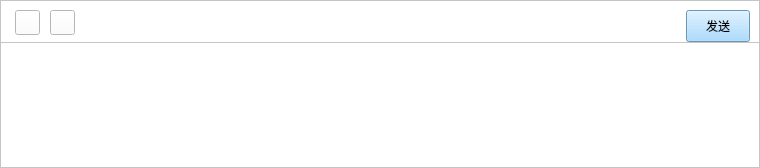
      <widget class="QFrame" name="kp_inputFrame">
       <property name="geometry">
        <rect>
         <x>0</x>
         <y>450</y>
         <width>760</width>
         <height>168</height>
        </rect>
       </property>
       <property name="styleSheet">
        <string notr="true">background-color:rgb(224, 242, 255);

</string>
       </property>
       <property name="frameShape">
        <enum>QFrame::StyledPanel</enum>
       </property>
       <property name="frameShadow">
        <enum>QFrame::Raised</enum>
       </property>
       <widget class="QToolButton" name="kp_if_microphone">
        <property name="geometry">
         <rect>
          <x>330</x>
          <y>34</y>
          <width>100</width>
          <height>100</height>
         </rect>
        </property>
        <property name="cursor">
         <cursorShape>PointingHandCursor</cursorShape>
        </property>
        <property name="styleSheet">
         <string notr="true">image: url(:/chatting/img/Chatting/microphone2.png);</string>
        </property>
        <property name="text">
         <string/>
        </property>
       </widget>
       <widget class="QFrame" name="kp_if_write">
        <property name="geometry">
         <rect>
          <x>0</x>
          <y>0</y>
          <width>760</width>
          <height>168</height>
         </rect>
        </property>
        <property name="styleSheet">
         <string notr="true">background-color: #fff;</string>
        </property>
        <property name="frameShape">
         <enum>QFrame::StyledPanel</enum>
        </property>
        <property name="frameShadow">
         <enum>QFrame::Raised</enum>
        </property>
        <widget class="QTextEdit" name="kp_if_w_sendEdit">
         <property name="geometry">
          <rect>
           <x>0</x>
           <y>42</y>
           <width>760</width>
           <height>126</height>
          </rect>
         </property>
         <property name="cursor" stdset="0">
          <cursorShape>IBeamCursor</cursorShape>
         </property>
         <property name="styleSheet">
          <string notr="true">padding-left: 10px;
padding-right: 10px;
</string>
         </property>
        </widget>
        <widget class="QToolButton" name="kp_if_w_emoji">
         <property name="geometry">
          <rect>
           <x>15</x>
           <y>10</y>
           <width>25</width>
           <height>25</height>
          </rect>
         </property>
         <property name="cursor">
          <cursorShape>PointingHandCursor</cursorShape>
         </property>
         <property name="styleSheet">
          <string notr="true">image: url(:/chatting/img/Chatting/smile.png);</string>
         </property>
         <property name="text">
          <string/>
         </property>
        </widget>
        <widget class="QPushButton" name="kp_if_w_send">
         <property name="geometry">
          <rect>
           <x>686</x>
           <y>10</y>
           <width>64</width>
           <height>32</height>
          </rect>
         </property>
         <property name="cursor">
          <cursorShape>PointingHandCursor</cursorShape>
         </property>
         <property name="styleSheet">
          <string notr="true">QPushButton{
	background-color: #93D2FF;
}

QPushButton:hover{
	background-color: #2B579A;
	color:#fff;
}

</string>
         </property>
         <property name="text">
          <string>发送</string>
         </property>
        </widget>
        <widget class="QToolButton" name="kp_if_w_speak">
         <property name="geometry">
          <rect>
           <x>50</x>
           <y>10</y>
           <width>25</width>
           <height>25</height>
          </rect>
         </property>
         <property name="cursor">
          <cursorShape>PointingHandCursor</cursorShape>
         </property>
         <property name="styleSheet">
          <string notr="true">image: url(:/chatting/img/Chatting/microphone.png);</string>
         </property>
         <property name="text">
          <string/>
         </property>
        </widget>
       </widget>
       <widget class="QToolButton" name="kp_if_writeButton">
        <property name="geometry">
         <rect>
          <x>720</x>
          <y>130</y>
          <width>20</width>
          <height>20</height>
         </rect>
        </property>
        <property name="cursor">
         <cursorShape>PointingHandCursor</cursorShape>
        </property>
        <property name="styleSheet">
         <string notr="true">image: url(:/chatting/img/Chatting/type.png);</string>
        </property>
        <property name="text">
         <string/>
        </property>
       </widget>
       <zorder>kp_if_writeButton</zorder>
       <zorder>kp_if_microphone</zorder>
       <zorder>kp_if_write</zorder>
      </widget>
